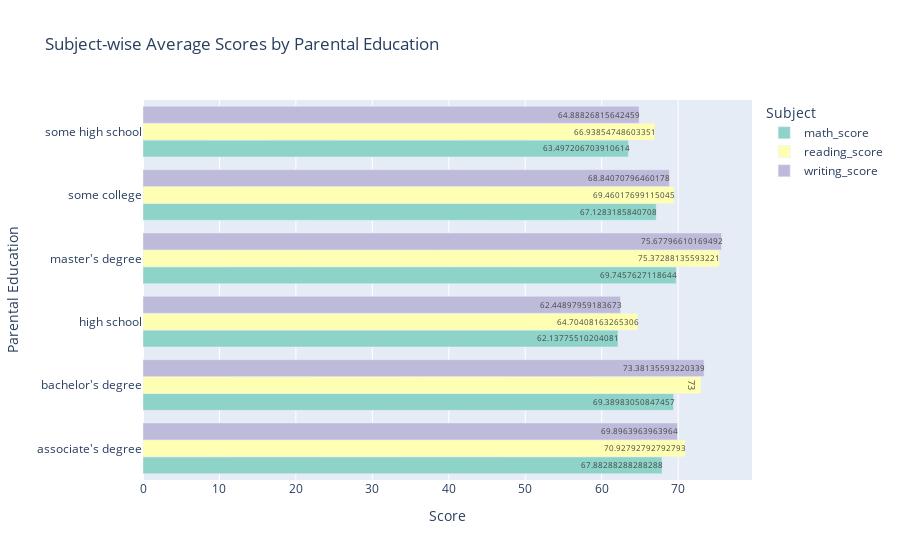

Notebook source saved alongside this figure:
### Markdown cell above
Interactive Plotly Comparison

### Code cell
import plotly.express as px

edu_plot = df.groupby('parent_edu')[['math_score', 'reading_score', 'writing_score']].mean().reset_index()
edu_plot = edu_plot.melt(id_vars='parent_edu', var_name='Subject', value_name='Average Score')

fig = px.bar(edu_plot, x='Average Score', y='parent_edu', color='Subject',
             orientation='h', title='Subject-wise Average Scores by Parental Education',
             text='Average Score', color_discrete_sequence=px.colors.qualitative.Set3)
fig.update_layout(yaxis_title='Parental Education', xaxis_title='Score', barmode='group')
fig.show()

### Figure 1 — Plotly figure (JSON) as saved in the notebook; plotly's stock layout.template omitted (floating-point values rounded to 4 significant figures)
{"data": [{"hovertemplate": "Subject=math_score<br>Average Score=%{text}<br>parent_edu=%{y}<extra></extra>", "legendgroup": "math_score", "marker": {"color": "rgb(141,211,199)", "pattern": {"shape": ""}}, "name": "math_score", "orientation": "h", "showlegend": true, "text": [67.88, 69.39, 62.14, 69.75, 67.13, 63.5], "textposition": "auto", "type": "bar", "x": [67.88, 69.39, 62.14, 69.75, 67.13, 63.5], "xaxis": "x", "y": ["associate's degree", "bachelor's degree", "high school", "master's degree", "some college", "some high school"], "yaxis": "y"}, {"hovertemplate": "Subject=reading_score<br>Average Score=%{text}<br>parent_edu=%{y}<extra></extra>", "legendgroup": "reading_score", "marker": {"color": "rgb(255,255,179)", "pattern": {"shape": ""}}, "name": "reading_score", "orientation": "h", "showlegend": true, "text": [70.93, 73.0, 64.7, 75.37, 69.46, 66.94], "textposition": "auto", "type": "bar", "x": [70.93, 73.0, 64.7, 75.37, 69.46, 66.94], "xaxis": "x", "y": ["associate's degree", "bachelor's degree", "high school", "master's degree", "some college", "some high school"], "yaxis": "y"}, {"hovertemplate": "Subject=writing_score<br>Average Score=%{text}<br>parent_edu=%{y}<extra></extra>", "legendgroup": "writing_score", "marker": {"color": "rgb(190,186,218)", "pattern": {"shape": ""}}, "name": "writing_score", "orientation": "h", "showlegend": true, "text": [69.9, 73.38, 62.45, 75.68, 68.84, 64.89], "textposition": "auto", "type": "bar", "x": [69.9, 73.38, 62.45, 75.68, 68.84, 64.89], "xaxis": "x", "y": ["associate's degree", "bachelor's degree", "high school", "master's degree", "some college", "some high school"], "yaxis": "y"}], "layout": {"barmode": "group", "legend": {"title": {"text": "Subject"}, "tracegroupgap": 0}, "title": {"text": "Subject-wise Average Scores by Parental Education"}, "xaxis": {"anchor": "y", "domain": [0, 1], "title": {"text": "Score"}}, "yaxis": {"anchor": "x", "domain": [0, 1], "title": {"text": "Parental Education"}}}}
